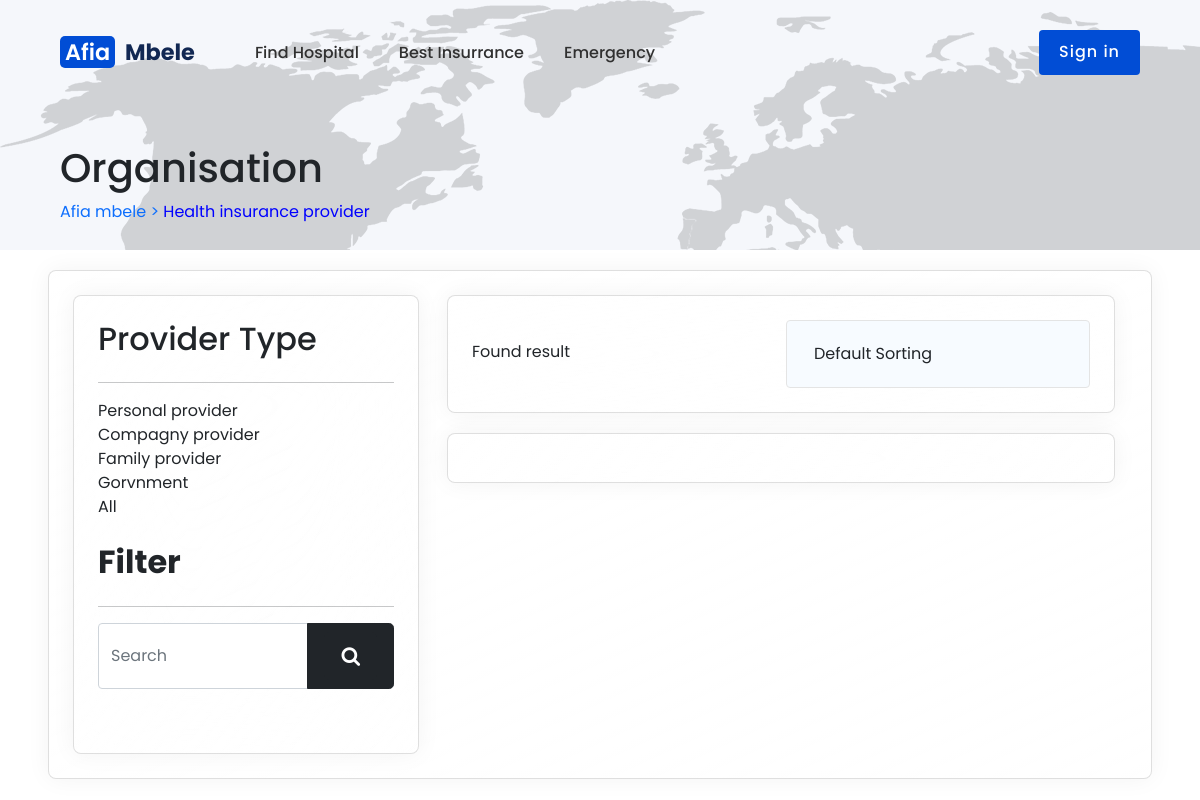
Page /insurance-provider/ on the earlier database version.
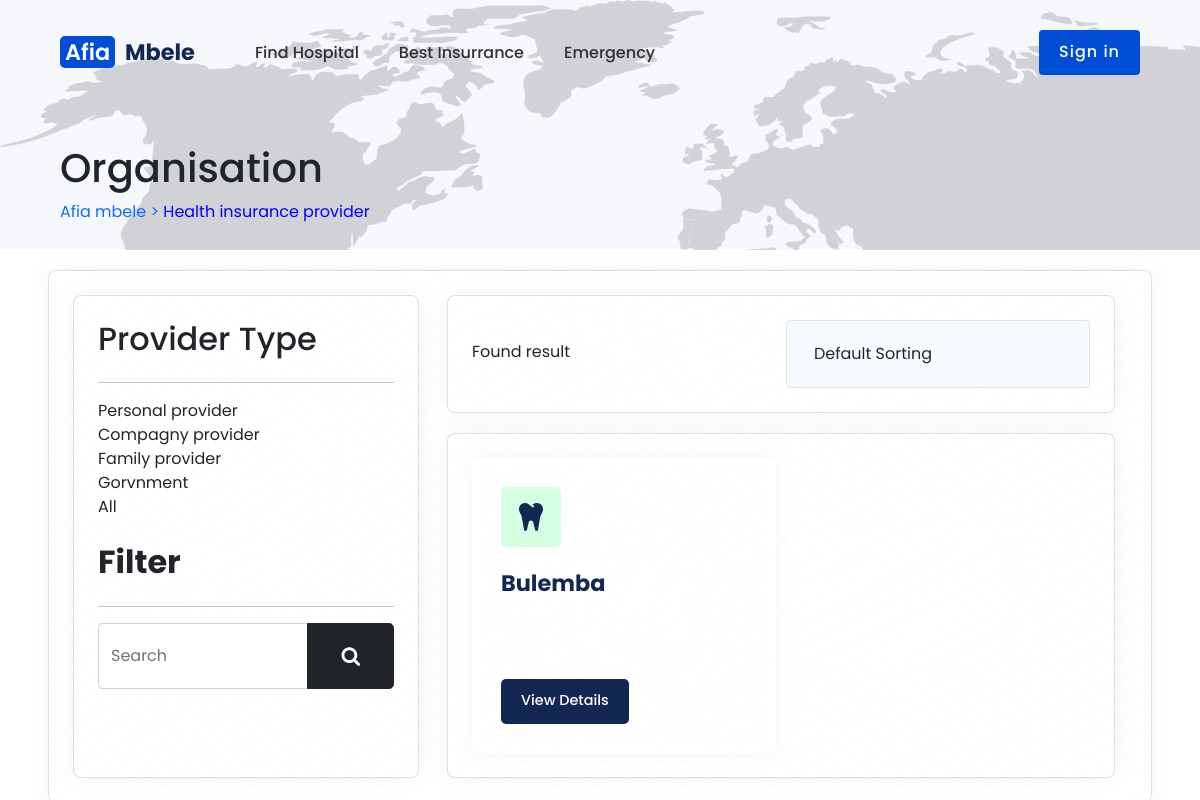
Same page on the later database version.
### main/models.py (models this page shows, shortened)
class CommonData(TimespantedModel):
    avenue = models.CharField(max_length=25)
    township = models.CharField(max_length=30)
    town=models.CharField(max_length=25)
    country = models.CharField(max_length=40)
    longitute = models.CharField(max_length=25)
    latitude = models.CharField(max_length=25)
    email = models.EmailField()
    phone1 = models.CharField(max_length=12)
    phone2 = models.CharField(max_length=12)
    class Meta :
        abstract = True

class Organization(CommonData):
    class OrganizationType(models.TextChoices):
        HOSPITAL = "Hospital"
        DRUGSTORE = "Drugstore"
        CLINIC = "Clinic"
        DISPENSAIR = "Dispensair"
        INSURANCE = "Insurance institution"
        GOVENMENT = "GOVENMENT"
    id = models.AutoField(primary_key=True)
    organization_name = models.CharField(max_length=50)
    description = models.TextField(blank=True)
    organization_type = models.CharField(default=OrganizationType.HOSPITAL, choices=OrganizationType.choices, max_length=40)
    user = models.OneToOneField(Users, null=True, blank=True, on_delete=models.DO_NOTHING, related_name="oganisation_admin_user")
    objects = models.Manager()

### Afia/views.py (the view)
# urls.py: path('insurance-provider/', views.provider, name='providers'),
def provider(request):
    Organizations = Organization.objects.filter(organization_type= "Insurance institution")
    context = {'Organizations': Organizations}
    return render(request, 'main/liste_providers.html', context)

### templates/main/liste_providers.html (shortened to what this page needs)
{% extends 'base/layout/base.html' %}
{% load static %}
{% block style %}
     <link href="https://cdn.jsdelivr.net/npm/bootstrap@5.0.2/dist/css/bootstrap.min.css" rel="stylesheet">
{% endblock %}
{% block content %}
{% include 'base/partials/_header.html' with name="Organisation" cible="Health insurance provider" %}
	<section class="page-section">
		<div class="hospital-list">
			<div class="row card">
				<div class="side-part card">
					<h2 class="categorie-title"><b></b> Provider Type</h2>
					<hr />
					<ul>
						<li class="categorie-element"> Personal provider </li>
						<li class="categorie-element"> Compagny provider</li>
						<li class="categorie-element"> Family provider</li>
						<li class="categorie-element"> Gorvnment</li>
						<li class="categorie-element"> All</li>
					</ul>
					<div>&nbsp;</div>
					<h2 class="categorie-title"><b>Filter</b></h2>
					<hr />
					<div class="input-group mb-3">
						<input type="text" class="form-control" placeholder="Search" aria-label="Receipient's username" aria-describely="basic-addon2">
						<div class="btn btn-dark btn-lg">
							<span class="btn btn-dark btn-lg"><i class="fa fa-search"></i></span>
						</div>
					</div>
					<div>&nbsp;</div>
				</div>
				<div class="hospital-element-container">
					<div class="hospital-elements card">
						<div class="cols">
							Found result
						</div>
						<div class="col">
							<select class="form-control">
								<option value="">Default Sorting</option>
							</select>
						</div>
					</div>
					<div class="hospital-box-container card">
						{% for provider in Organizations %}
						<div class="service-box s-box6 card">
							<i class="fa-solid fa-tooth"></i>
							<strong>{{provider.organization_name}}</strong>
							<a href="#">View Details</a>
						</div>
						{% endfor %}
					</div>
				</div>
			</div>
		</div>
	</section>
{% endblock %}

Differences in the rows shown:
now on this page (row edited): Organization: organization_name "Bulemba"
